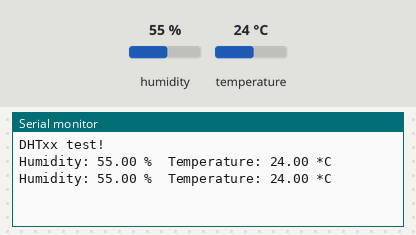
Bench run of a sketch on a simulated Arduino Uno, built with avr-gcc and run on an emulated ATmega328P. Shown: the last lines printed to the serial monitor. The inputs (shaded band) are chosen by the test bench; at power-on: humidity 55 %, temperature 24 °C.

Above: at 4.8 s.
4.9 s: humidity set to 22 %
At 6.4 s:
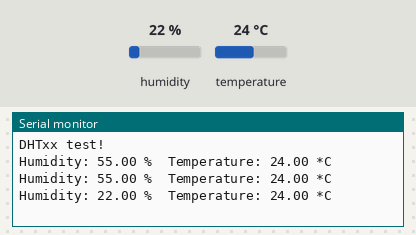
7.9 s: temperature set to 12 °C
At 8.8 s:
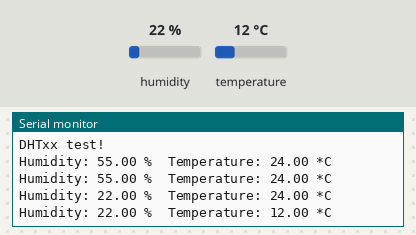
10.9 s: humidity set to 40 %
At 13.6 s:
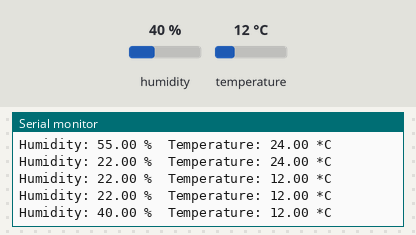
Timing chart, 0 to 15.1 s (numbered marks = the images above; inputs shaded):
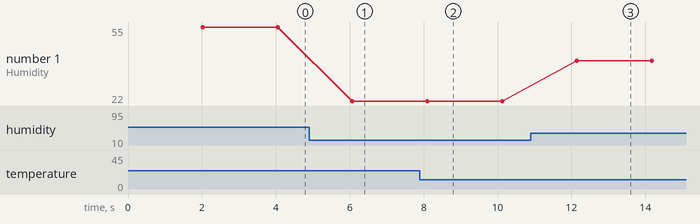

Measured:
- after the input at 4.9 s, the serial monitor: prints a new line after 1.2 s (image 1)
- after the input at 7.9 s, the serial monitor: prints a new line after 0.20 s (image 2)
- after the input at 10.9 s, the serial monitor: prints a new line after 1.2 s (image 3)
- plotted number 1: 55 → 22 after the input at 4.9 s, 22 → 40 after the input at 10.9 s

The sketch:

wsd2.ino
```cpp
/*

【Arduino】168种传感器模块系列实验（55）

实验五十五：DHT11 温湿度复合传感器模块（数字型单总线通信）

实验程序之二

*/

#include "DHT.h"

#define DHTPIN 2

#define DHTTYPE DHT11

DHT dht(DHTPIN, DHTTYPE);

void setup() {

Serial.begin(9600);

Serial.println("DHTxx test!");

  dht.begin();

}

void loop() {


delay(2000);

float h = dht.readHumidity();

float t = dht.readTemperature();

float f = dht.readTemperature(true);


if(isnan(h) || isnan(t) || isnan(f)) {

Serial.println("Failed to read from DHT sensor!");

return;

  }

float hi = dht.computeHeatIndex(f, h);

Serial.print("Humidity: ");

  Serial.print(h);

Serial.print(" %");

Serial.print("\t");

Serial.print("Temperature: ");

  Serial.print(t);

Serial.println(" *C ");


}
```
